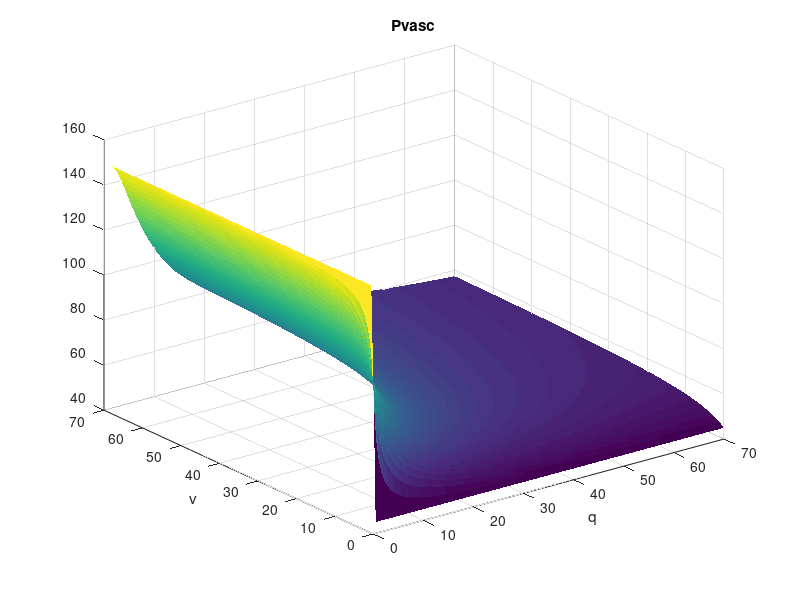
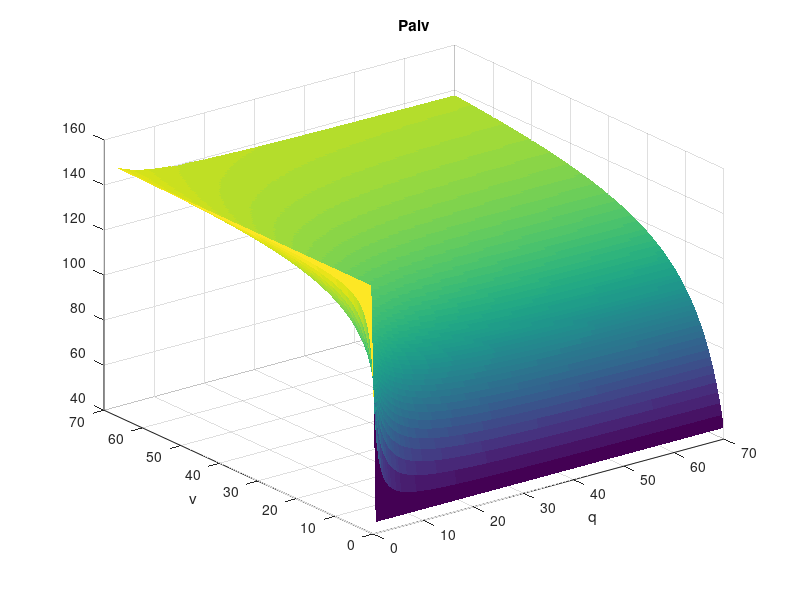
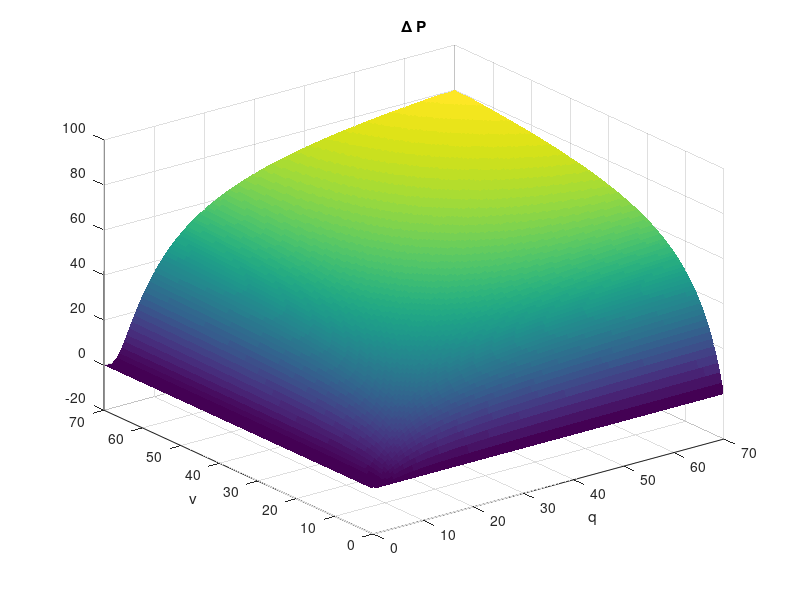
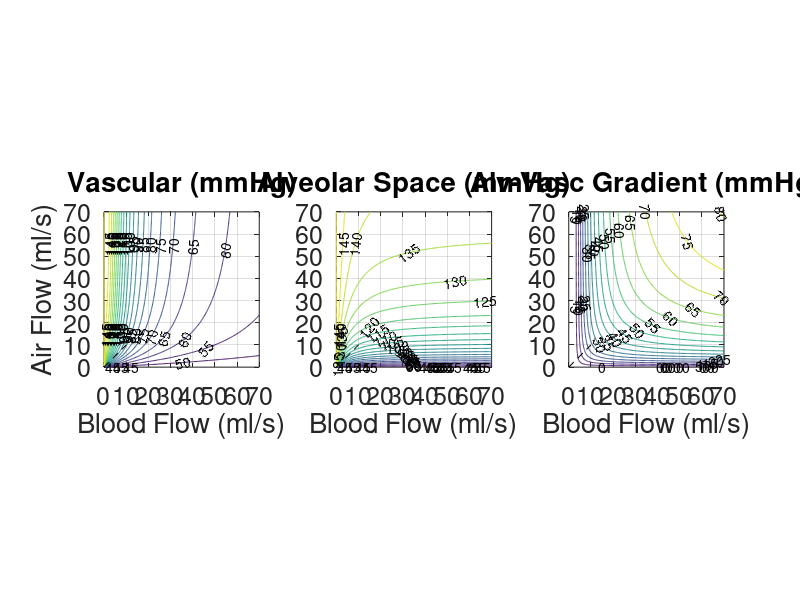

MATLAB code to generate these figures, in order: (Note: this script raises an error after producing the figures.)
clear; close all; clc;
% This script solves Model A and saves results into a .mat file + generates
% fun animated .gifs to show how the diffusion parameter affects model
% behavior

%%% parameters
D     = 10;   %apparent diffusion (ml/s)
Pair  = 150; %atmospheric oxygen partial pressure (mmHg)
Pin   = 45;  %mixed venous oxygen partial pressure - pulmonary inlet (mmHg)
Vvasc = 1;   %volume of vascular space (ml)
Valv  = 1;   %alveolar volume (ml)

Vp = 5; %ventilation flow (ml/s)
Qp = 5; %blood flow (ml/s)

% load('ModelC_optimization_results.mat','D_opt')
% D = D_opt;

par = [D Pair Pin Vvasc Valv Vp  Qp]; %parameters vector for ODE system

%%% grid for contour plot
de = 0.5;
q  = 0:de:70;
v  = 0:de:70;
[Q,V] = meshgrid(q,v);

Dv = 0.1:0.1:10; %vector of diffusion parameters to explore
Dpvasc = zeros(length(v),length(q),length(Dv));
Dpalv  = zeros(length(v),length(q),length(Dv));
Ddpac  = zeros(length(v),length(q),length(Dv));

% computing contour plot
palv  = (Pin*Q.*(exp(-D./Q)-1)-Pair*V)./(Q.*(exp(-D./Q)-1)-V);
pvasc = palv + (Pin-palv).*exp(-D./Q);
dpac  = palv - pvasc;

% contour plots for vector of diffusion parameters to explore
for j = 1:length(Dv)
    Dpalv(:,:,j)  = (Pin*Q.*(exp(-Dv(j)./Q)-1)-V.*Pair)./(Q.*(exp(-Dv(j)./Q)-1)-V);
    Dpvasc(:,:,j) = Dpalv(:,:,j) + (Pin-Dpalv(:,:,j)).*exp(-Dv(j)./Q);
    Ddpac(:,:,j)  = Dpalv(:,:,j) - Dpvasc(:,:,j);
end

save('ModelC_results.mat')

figure;
surf(Q,V,pvasc, 'EdgeColor','none')
title('Pvasc')
xlabel('q')
ylabel('v')
% set(gca,'zscale','log')
% axis equal

figure;
surf(Q,V,palv, 'EdgeColor','none')
title('Palv')
xlabel('q')
ylabel('v')
% set(gca,'zscale','log')
% axis equal

figure;
surf(Q,V,dpac, 'EdgeColor','none')
title('\Delta P')
xlabel('q')
ylabel('v')
% set(gca,'zscale','log')
% axis equal

CON = -30:5:150;
x = 0:10;
figure; % Contour Plot
subplot(1,3,1)
contour(Q,V,pvasc,CON,'ShowText','on')
hold on
plot(x,x,'k--')
set(gca,'fontsize',18)
title('Vascular (mmHg)')
xlabel('Blood Flow (ml/s)')
ylabel('Air Flow (ml/s)')
axis equal
grid on

subplot(1,3,2)
contour(Q,V,palv,CON,'ShowText','on')
hold on
plot(x,x,'k--')
set(gca,'fontsize',18)
title('Alveolar Space (mmHg)')
xlabel('Blood Flow (ml/s)')
axis equal
grid on

subplot(1,3,3)
contour(Q,V,dpac,CON,'ShowText','on')
hold on
plot(x,x,'k--')
set(gca,'fontsize',18)
title('Alv-Vasc Gradient (mmHg)')
xlabel('Blood Flow (ml/s)')
axis equal
grid on

%%%%%%%%%%%%%%%%%%%%%%%%%%%%%%%%%%%%%%%%%%%%
%%% big old plots
% figure; % Contour Plot
% subplot(3,3,1)
% contour(Q,V,squeeze(Dpvasc(:,:,1)),CON,'ShowText','on')
% hold on
% plot(x,x,'k--')
% set(gca,'fontsize',18)
% title('Vascular (mmHg)')
% ylabel('Air Flow (ml/s)')
% axis equal
% grid on
% 
% subplot(3,3,2)
% contour(Q,V,squeeze(Dpalv(:,:,1)),CON,'ShowText','on')
% hold on
% plot(x,x,'k--')
% set(gca,'fontsize',18)
% title('Alveolar Space (mmHg)')
% axis equal
% grid on
% 
% subplot(3,3,3)
% contour(Q,V,squeeze(Ddpac(:,:,1)),CON,'ShowText','on')
% hold on
% plot(x,x,'k--')
% set(gca,'fontsize',18)
% title('Alv-Vasc Gradient (mmHg)')
% axis equal
% grid on
% 
% subplot(3,3,4)
% contour(Q,V,squeeze(Dpvasc(:,:,2)),CON,'ShowText','on')
% hold on
% plot(x,x,'k--')
% set(gca,'fontsize',18)
% ylabel('Air Flow (ml/s)')
% axis equal
% grid on
% 
% subplot(3,3,5)
% contour(Q,V,squeeze(Dpalv(:,:,2)),CON,'ShowText','on')
% hold on
% plot(x,x,'k--')
% set(gca,'fontsize',18)
% axis equal
% grid on
% 
% subplot(3,3,6)
% contour(Q,V,squeeze(Ddpac(:,:,2)),CON,'ShowText','on')
% hold on
% plot(x,x,'k--')
% set(gca,'fontsize',18)
% axis equal
% grid on
% 
% subplot(3,3,7)
% contour(Q,V,squeeze(Dpvasc(:,:,3)),CON,'ShowText','on')
% hold on
% plot(x,x,'k--')
% set(gca,'fontsize',18)
% xlabel('Blood Flow (ml/s)')
% ylabel('Air Flow (ml/s)')
% axis equal
% grid on
% 
% subplot(3,3,8)
% contour(Q,V,squeeze(Dpalv(:,:,3)),CON,'ShowText','on')
% hold on
% plot(x,x,'k--')
% set(gca,'fontsize',18)
% xlabel('Blood Flow (ml/s)')
% axis equal
% grid on
% 
% subplot(3,3,9)
% contour(Q,V,squeeze(Ddpac(:,:,3)),CON,'ShowText','on')
% hold on
% plot(x,x,'k--')
% set(gca,'fontsize',18)
% xlabel('Blood Flow (ml/s)')
% axis equal
% grid on

%%% making gifs
CON = -30:5:150;
x = 0:10;
h = figure('units','normalized','outerposition',[0 0 1 1]);
for i = 1:length(Dv) %iterate by size of Dv
    %%%% make contour plots
    cla(gca)
    
    contour(Q,V,squeeze(Dpvasc(:,:,i)),CON,'ShowText','on')
    hold on
    plot(x,x,'k--')
    set(gca,'fontsize',18)
    xlabel('Cardiac Output (ml/s)')
    ylabel('Ventilation Magnitude (ml/s)')
    text(9,1,['D = ', num2str(Dv(i))],'fontsize',18)
    axis equal
    grid on
    
    if i == 1
        gif('ModelC_vasc.gif','DelayTime',1/15) %make gif file
    else
        gif %append frame to gif
    end
    disp(i)
end

h2 = figure('units','normalized','outerposition',[0 0 1 1]);
for i = 1:length(Dv) %iterate by size of Dv
    %%%% make contour plots
    cla(gca)
    
    contour(Q,V,squeeze(Dpalv(:,:,i)),CON,'ShowText','on')
    hold on
    plot(x,x,'k--')
    set(gca,'fontsize',18)
    xlabel('Cardiac Output (ml/s)')
    ylabel('Ventilation Magnitude (ml/s)')
    text(9,1,['D = ', num2str(Dv(i))],'fontsize',18)
    axis equal
    grid on
    
    if i == 1
        gif('ModelC_alv.gif','DelayTime',1/15) %make gif file
    else
        gif %append frame to gif
    end
    disp(i)
end

h3 = figure('units','normalized','outerposition',[0 0 1 1]);
for i = 1:length(Dv) %iterate by size of Dv
    %%%% make contour plots
    cla(gca)
    
    contour(Q,V,squeeze(Ddpac(:,:,i)),CON,'ShowText','on')
    hold on
    plot(x,x,'k--')
    set(gca,'fontsize',18)
    xlabel('Cardiac Output (ml/s)')
    ylabel('Ventilation Magnitude (ml/s)')
    text(9,1,['D = ', num2str(Dv(i))],'fontsize',18)
    axis equal
    grid on
    
    if i == 1
        gif('ModelC_grad.gif','DelayTime',1/15) %make gif file
    else
        gif %append frame to gif
    end
    disp(i)
end
